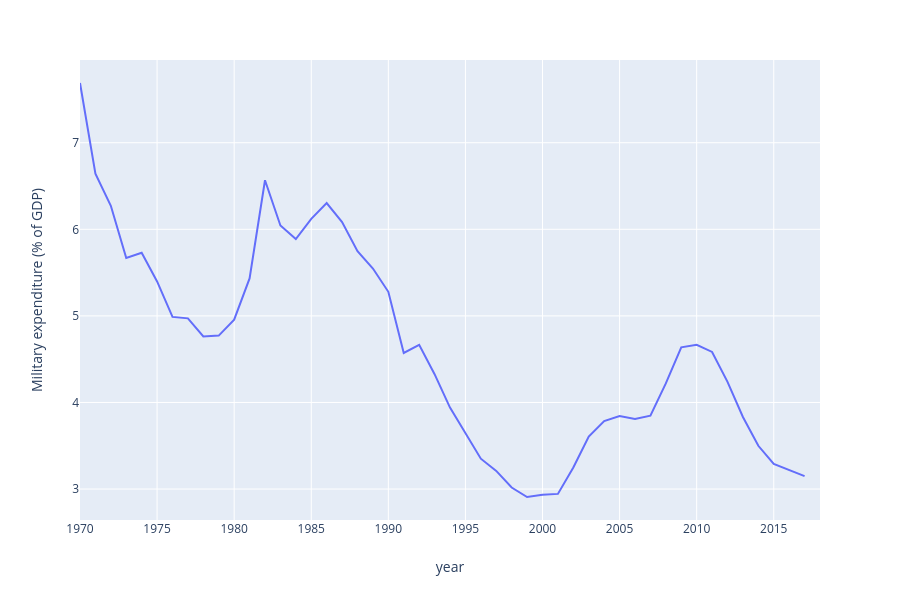

Notebook cell for this chart:
### Code cell
px.line(df.query('country_code == "USA"'), x='year', y='Military expenditure (% of GDP)')

### Figure 1 — Plotly figure (JSON) as saved in the notebook; plotly's stock layout.template omitted (floating-point values rounded to 4 significant figures)
{"data": [{"hovertemplate": "year=%{x}<br>Military expenditure (% of GDP)=%{y}<extra></extra>", "legendgroup": "", "line": {"color": "#636efa", "dash": "solid"}, "mode": "lines", "name": " ", "showlegend": false, "type": "scatter", "uid": "b8feb6bc-f625-4a9a-9365-2eb4a2788520", "x": [1970, 1971, 1972, 1973, 1974, 1975, 1976, 1977, 1978, 1979, 1980, 1981, 1982, 1983, 1984, 1985, 1986, 1987, 1988, 1989, 1990, 1991, 1992, 1993, 1994, 1995, 1996, 1997, 1998, 1999, 2000, 2001, 2002, 2003, 2004, 2005, 2006, 2007, 2008, 2009, 2010, 2011, 2012, 2013, 2014, 2015, 2016, 2017, 2018], "xaxis": "x", "y": [7.69, 6.643, 6.272, 5.669, 5.729, 5.398, 4.988, 4.971, 4.763, 4.772, 4.956, 5.433, 6.567, 6.044, 5.888, 6.121, 6.303, 6.084, 5.746, 5.547, 5.278, 4.572, 4.666, 4.327, 3.941, 3.638, 3.351, 3.21, 3.018, 2.908, 2.933, 2.944, 3.25, 3.607, 3.786, 3.844, 3.808, 3.847, 4.22, 4.637, 4.666, 4.584, 4.239, 3.833, 3.5, 3.29, 3.222, 3.149, null], "yaxis": "y"}], "layout": {"grid": {"xaxes": ["x"], "xgap": 0.1, "xside": "bottom", "yaxes": ["y"], "ygap": 0.1, "yside": "left"}, "height": 600, "legend": {"tracegroupgap": 0}, "margin": {"t": 60}, "xaxis": {"title": {"text": "year"}}, "yaxis": {"title": {"text": "Military expenditure (% of GDP)"}}}}
